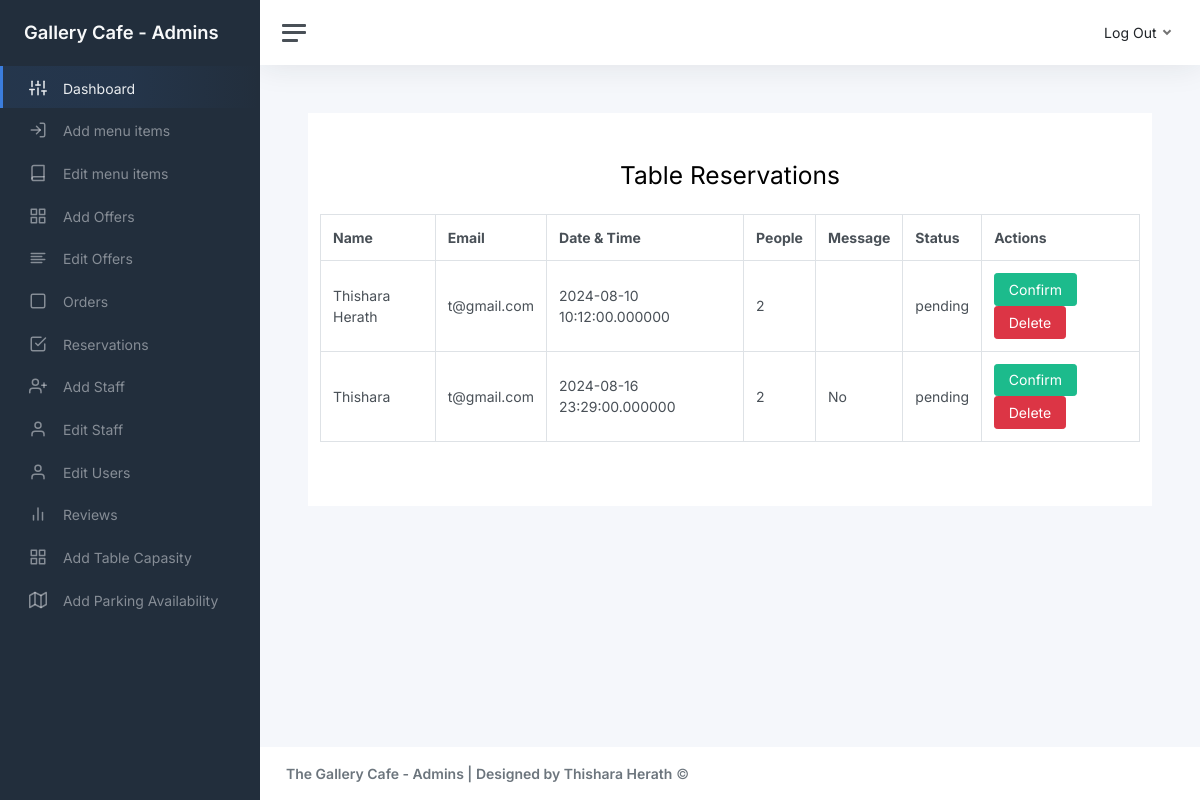
The app's page /display_reservations.php with its own data.
### tables this page shows
CREATE TABLE IF NOT EXISTS `reservations` (
  `id` int NOT NULL AUTO_INCREMENT,
  `Name` varchar(100) NOT NULL,
  `Email` varchar(100) NOT NULL,
  `datetime` datetime(6) DEFAULT NULL,
  `people` varchar(100) NOT NULL,
  `message` varchar(100) NOT NULL,
  `status` varchar(20) DEFAULT 'pending',
  PRIMARY KEY (`id`)
);

### display_reservations.php (the view, shortened to what this page needs)
<!DOCTYPE html>
<html lang="en">
<head>
	<link href="admin_css/app.css" rel="stylesheet">
</head>
<body>
	<div class="wrapper">
	<nav id="sidebar" class="sidebar js-sidebar">
			<div class="sidebar-content js-simplebar">
				<a class="sidebar-brand" href="index.html">
					<span class="align-middle">Gallery Cafe - Admins</span>
				</a>
				<ul class="sidebar-nav">
					<li class="sidebar-item active">
						<a class="sidebar-link" href="admin_panel.php">
							<i class="align-middle" data-feather="sliders"></i> <span class="align-middle">Dashboard</span>
						</a>
					</li>
					<li class="sidebar-item">
						<a class="sidebar-link" href="add_menu_item.php">
							<i class="align-middle" data-feather="log-in"></i> <span class="align-middle">Add menu items</span>
						</a>
					</li>
					<li class="sidebar-item">
						<a class="sidebar-link" href="menu_list.php">
							<i class="align-middle" data-feather="book"></i> <span class="align-middle">Edit menu items</span>
						</a>
					</li>
					<li class="sidebar-item">
						<a class="sidebar-link" href="add_offer.php">
							<i class="align-middle" data-feather="grid"></i> <span class="align-middle">Add Offers</span>
						</a>
					</li>
					<li class="sidebar-item">
						<a class="sidebar-link" href="edit_offers.php">
							<i class="align-middle" data-feather="align-left"></i> <span class="align-middle">Edit Offers</span>
						</a>
					</li>
					<li class="sidebar-item">
						<a class="sidebar-link" href="all_orders.php">
							<i class="align-middle" data-feather="square"></i> <span class="align-middle">Orders</span>
						</a>
					</li>
					<li class="sidebar-item">
						<a class="sidebar-link" href="display_reservations.php">
							<i class="align-middle" data-feather="check-square"></i> <span class="align-middle">Reservations</span>
						</a>
					</li>
					<li class="sidebar-item">
						<a class="sidebar-link" href="register_staff.php">
							<i class="align-middle" data-feather="user-plus"></i> <span class="align-middle">Add Staff</span>
						</a>
					</li>
					<li class="sidebar-item">
						<a class="sidebar-link" href="display_staff.php">
							<i class="align-middle" data-feather="user"></i> <span class="align-middle">Edit Staff</span>
						</a>
					</li>
					<li class="sidebar-item">
						<a class="sidebar-link" href="edit_users.php">
							<i class="align-middle" data-feather="user"></i> <span class="align-middle">Edit Users</span>
						</a>
					</li>
					<li class="sidebar-item">
						<a class="sidebar-link" href="display_reviews.php">
							<i class="align-middle" data-feather="bar-chart-2"></i> <span class="align-middle">Reviews</span>
						</a>
					</li>
					<li class="sidebar-item">
						<a class="sidebar-link" href="add_table.php">
							<i class="align-middle" data-feather="grid"></i> <span class="align-middle">Add Table Capasity</span>
						</a>
					</li>
					<li class="sidebar-item">
						<a class="sidebar-link" href="add_parking.php">
							<i class="align-middle" data-feather="map"></i> <span class="align-middle">Add Parking Availability</span>
						</a>
					</li>
				</ul>
			</div>
		</nav>
		<div class="main">
		<nav class="navbar navbar-expand navbar-light navbar-bg">
				<a class="sidebar-toggle js-sidebar-toggle">
					<i class="hamburger align-self-center"></i>
				</a>
				<div class="navbar-collapse collapse">
					<ul class="navbar-nav navbar-align">
						<li class="nav-item dropdown">
							<a class="nav-link dropdown-toggle d-none d-sm-inline-block" href="#" data-bs-toggle="dropdown">
								<span class="text-dark">Log Out</span>
							</a>
						</li>
					</ul>
				</div>
			</nav>
			<main class="content">
				<div class="container-fluid p-0">
					<div class="container-xxl bg-white p-0">
						<div class="container py-5">
							<div class="row">
								<div class="col-12">
									<h2 class="text-center mb-4">Table Reservations</h2>
									<div class="table-responsive">
										<table class="table table-bordered">
											<thead>
												<tr>
													<th>Name</th>
													<th>Email</th>
													<th>Date & Time</th>
													<th>People</th>
													<th>Message</th>
													<th>Status</th>
													<th>Actions</th>
												</tr>
											</thead>
											<tbody>
												<?php
												require 'dbconn.php';
												$sql = "SELECT * FROM reservations";
												$result = $conn->query($sql);
												if ($result->num_rows > 0) {
													while ($row = $result->fetch_assoc()) {
														echo "<tr>";
														echo "<td>" . htmlspecialchars($row["Name"]) . "</td>";
														echo "<td>" . htmlspecialchars($row["Email"]) . "</td>";
														echo "<td>" . htmlspecialchars($row["datetime"]) . "</td>";
														echo "<td>" . htmlspecialchars($row["people"]) . "</td>";
														echo "<td>" . htmlspecialchars($row["message"]) . "</td>";
														echo "<td>" . htmlspecialchars($row["status"]) . "</td>";
														echo "<td>
                                                <form method='POST' action='manage_reservation.php' style='display:inline;'>
                                                    <input type='hidden' name='id' value='" . htmlspecialchars($row["id"]) . "'>
                                                    <button type='submit' name='action' value='confirm' class='btn btn-success'>Confirm</button>
                                                </form>
                                                <form method='POST' action='manage_reservation.php' style='display:inline;'>
                                                    <input type='hidden' name='id' value='" . htmlspecialchars($row["id"]) . "'>
                                                    <button type='submit' name='action' value='delete' class='btn btn-danger'>Delete</button>
                                                </form>
                                              </td>";
														echo "</tr>";
													}
												} else {
													echo "<tr><td colspan='7' class='text-center'>No reservations found</td></tr>";
												}
												?>
											</tbody>
										</table>
									</div>
								</div>
							</div>
						</div>
					</div>
				</div>
			</main>
			<footer class="footer">
				<div class="container-fluid">
					<div class="row text-muted">
						<div class="col-6 text-start">
							<p class="mb-0">
								<a class="text-muted" href="https://adminkit.io/" target="_blank"><strong>The Gallery Cafe - Admins | Designed by Thishara Herath</strong></a> &copy;
							</p>
						</div>
					</div>
				</div>
			</footer>
		</div>
	</div>
</body>
</html>

### records on screen
reservations: Name "Thishara Herath", Email "t@gmail.com", datetime "2024-08-10 10:12:00.000000", people "2", status "pending"
reservations: Name "Thishara", Email "t@gmail.com", datetime "2024-08-16 23:29:00.000000", people "2", message "No", status "pending"
